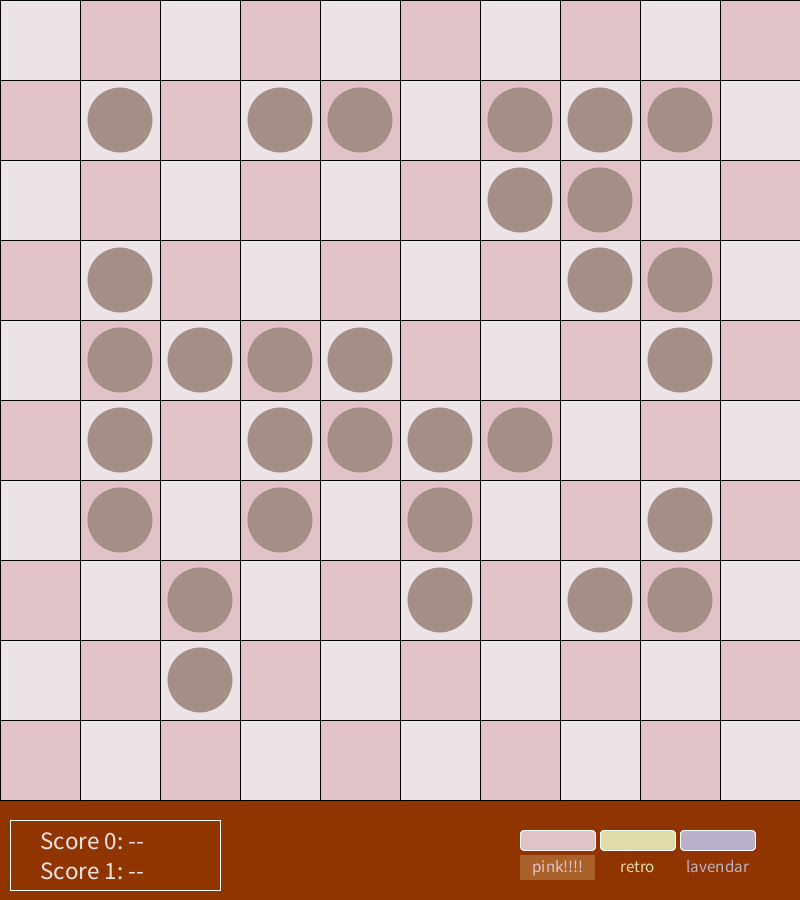
Frame 1 (no input)
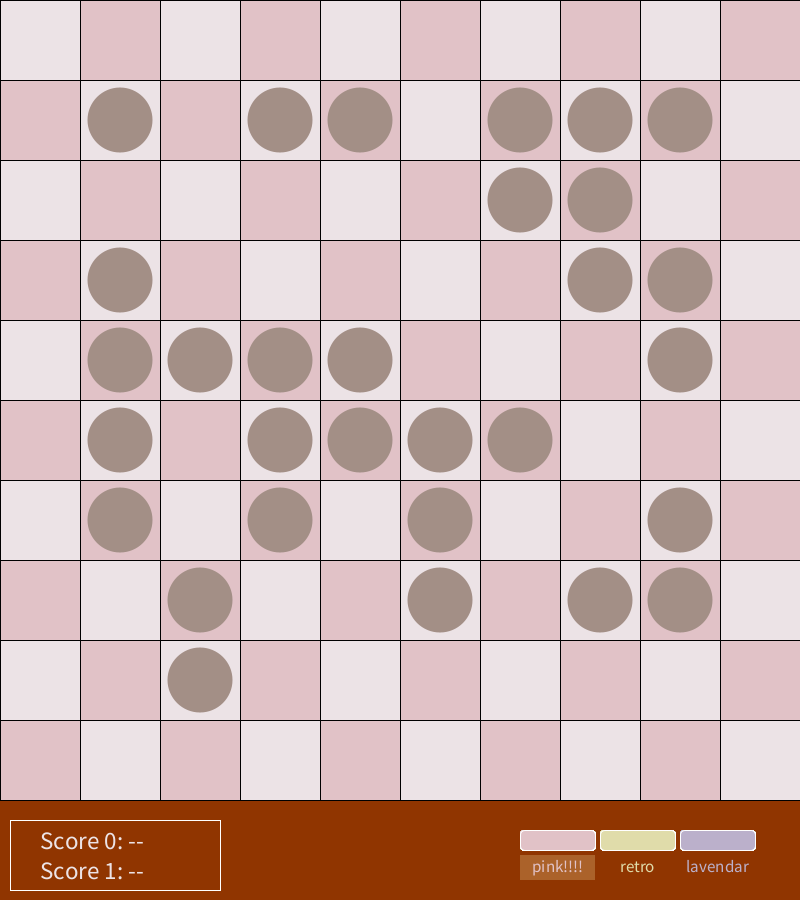
Frame 60 (the mouse pressed at the canvas centre just before this capture)
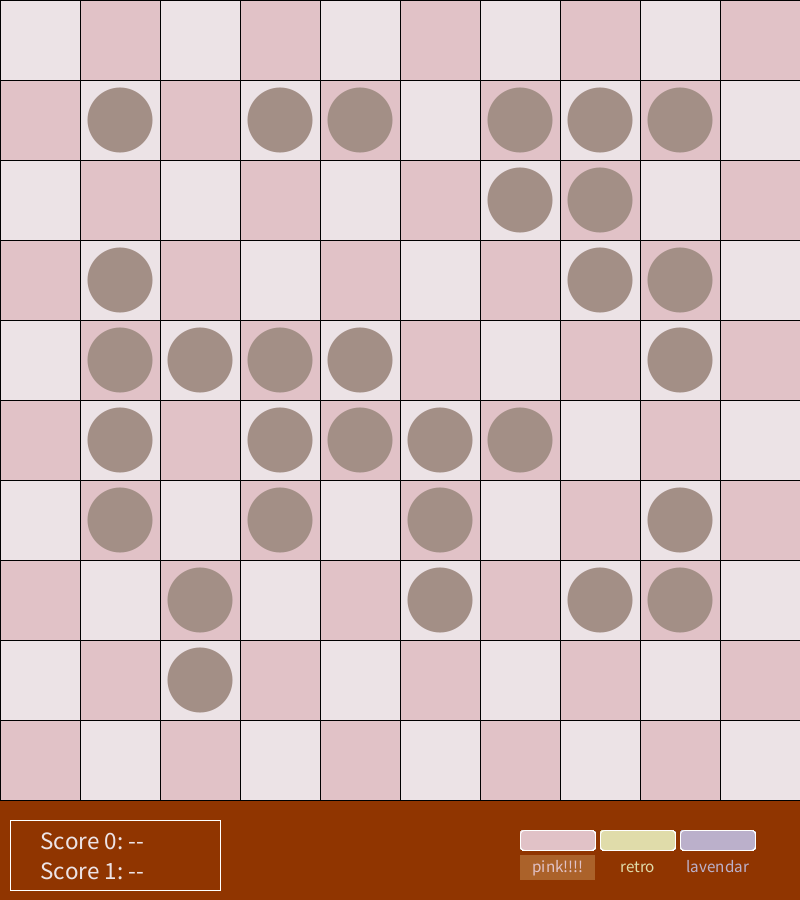
Frame 120 (the mouse held since frame 60 and released just before this capture)

The Processing sketch that drew these frames (run headless with seeded random() and noise(); from frame 60 on, the mouse is pressed at the canvas centre):

// Processing sketch: gremlin_game_by_meg
// ── gremlin_game_by_meg.pde
int mode = 0; // 0 = none, 1 = one gremlin, 2 = two player gremlin, 3 = play against comp gremlin
boolean running = false;

int GREMLIN_0 = 0;
int GREMLIN_1 = 1;
int FOOD = 2;
int GROUND = 3;

int NUM_TRACTS = 10;
int FOOD_DENSITY = 30;

Gremlin Gremlin_0;
Gremlin Gremlin_1;  
Grid[][] grid;

//color combos:

color GREMLIN_0_COLOR = #8795A0;
color GREMLIN_1_COLOR = #9D93b5;
color FOOD_COLOR = #A38F86 ;
color GROUND_0_COLOR = #ECE3E6;
color GROUND_1_COLOR = #E1C2C7;


int colorMode = 0;

cellObjects cellObj;

void setup(){
  background(#903500);
  size(800, 900);
  // Instantiate the cellObjects class
  cellObj = new cellObjects(FOOD_DENSITY);
  dashboardSet();
  colorDash();
}

void draw(){
  cellObj.display();
  colorDash();
}

void generateComp(){
  int axis = int(random(0,2));
  int choose = int(random(0,2));
  if (choose == 0){
    Gremlin_1.action(axis,-1);  
  }
  else if (choose == 1){
    Gremlin_1.action(axis,1);
  }
}

void dashboardSet(){
  fill(#903500);
  stroke(255);
  rect(10, height - 80, 210, 70);
  textSize(25);
  fill(GROUND_0_COLOR);
  textAlign(LEFT, CENTER);    
  text("Score 0: --", width / (NUM_TRACTS*2), height - 60);
  text("Score 1: --",width / (NUM_TRACTS*2), height - 30);
}

  void dashboard(Gremlin gremlin0, Gremlin gremlin1) {
    fill(#903500);
    stroke(255);
    rect(10, height -80, 210,70);
    textSize(25);
    fill(GROUND_0_COLOR);
    textAlign(LEFT, CENTER);
    text("Score 0: " + gremlin0.score, width / (NUM_TRACTS*2), height - 60);
    if (mode != 1) {
      text("Score 1: " + gremlin1.score, width / (NUM_TRACTS*2), height - 30);
    } 
    else {
      text("Score 1: --", width / (NUM_TRACTS*2), height - 40);
    }
  }
  
  void colorDash(){
    noStroke();
    int w = (width/NUM_TRACTS)-5;
    if (colorMode == 0) {
      fill(#903500);
      rect(6.5 * width / NUM_TRACTS, height - 45, 300, 25);
      fill(#fff3b0,61); // Highlight color
      rect(6.5 * width / NUM_TRACTS, height - 45, w, 25);
    } 
    else if (colorMode == 1) {
      fill(#903500);
      rect(6.5 * width / NUM_TRACTS, height - 45, 300, 25);
      fill(#fff3b0,61); // Highlight color
      rect(7.5 * width / NUM_TRACTS, height - 45, w, 25);
    } 
    else if (colorMode == 2) {
      fill(#903500);
      rect(6.5 * width / NUM_TRACTS, height - 45, 300, 25);
      fill(#fff3b0,61); // Highlight color
      rect(8.5 * width / NUM_TRACTS, height - 45, w, 25);
    }
    stroke(255);
    fill(#E1C2C7);
    textSize(17);
    rect(6.5*width/NUM_TRACTS,height-70,w, 20,5);
    textAlign(CENTER,TOP);
    text("pink!!!!", (6.5*width/NUM_TRACTS) + (0.5*w),height-40);
    fill(#e0dcaa);
    rect((7.5*width/NUM_TRACTS),height-70,w, 20,5);
    text("retro", (7.5*width/NUM_TRACTS)+(0.5*w),height-40);
    fill(#bbb0cb);
    rect((8.5*width/NUM_TRACTS),height-70,w, 20,5);
    text("lavendar", (8.5*width/NUM_TRACTS)+(0.5*w),height-40);

  }
  
  
void keyPressed(){
  if (key == 'r'){
    cellObj.instantiater(0);
    cellObj.instantiater(FOOD_DENSITY);
    running = false;
  }
  else if (key == ' '){
    running = !running;
    println("running: " + running);
  }
  else if (key == '1'){
    running = false;
    mode = 1;
    cellObj.spawn(mode);
    println("mode1 -- gremlin");
  }
  else if (key == '2'){
    running = false;
    mode = 2;
    cellObj.spawn(mode);
    println("mode2 -- gremlin v gremlin");
  }
  else if (key == '3'){
    running = false;
    mode = 3;
    cellObj.spawn(mode);
    println("mode3 -- gremlin v comp");
  }
  else if (keyCode == UP){
    if (mode == 1){
      Gremlin_0.action(1,-1);
    }
    else if (mode == 2){
      Gremlin_1.action(1,-1);
    }
    else if (mode == 3){
      Gremlin_0.action(1,-1);
      generateComp();
    }
    dashboard(Gremlin_0, Gremlin_1);
  }
  else if (keyCode == DOWN){
    if (mode == 1){
      Gremlin_0.action(1,1);
    }
    else if (mode == 2){
      Gremlin_1.action(1,1);
    }
    else if (mode == 3){
      Gremlin_0.action(1,1);
      generateComp();
    }
    dashboard(Gremlin_0, Gremlin_1);
  }
  else if (keyCode == RIGHT){
    if (mode == 1){
      Gremlin_0.action(0,1);
    }
    else if (mode == 2){
      Gremlin_1.action(0,1);
    }
    else if (mode == 3){
      Gremlin_0.action(0,1);
      generateComp();
    }
    dashboard(Gremlin_0, Gremlin_1);
  }
  else if (keyCode == LEFT){
    if (mode == 1){
      Gremlin_0.action(0,-1);
    }
    else if (mode == 2){
      Gremlin_1.action(0,-1);
    }
    else if (mode == 3){
      Gremlin_0.action(0,-1);
      generateComp();
    }
    dashboard(Gremlin_0, Gremlin_1);
  }
  else if (key == 'w'){
    if (mode != 3){
      Gremlin_0.action(1,-1);
    }
    else if (mode == 3){
      Gremlin_0.action(1,-1);
      generateComp();
    }
    dashboard(Gremlin_0, Gremlin_1);
  }
  else if (key == 's'){
    if (mode != 3){
      Gremlin_0.action(1,1);
    }
    else if (mode == 3){
      Gremlin_0.action(1,1);
      generateComp();
    }
    dashboard(Gremlin_0, Gremlin_1);
  }
  else if (key == 'a'){
    if (mode != 3){
      Gremlin_0.action(0,-1);
    }
    else if (mode == 3){
      Gremlin_0.action(0,-1);
      generateComp();
    }
    dashboard(Gremlin_0, Gremlin_1);
  }
  else if (key == 'd'){
    if (mode != 3){
      Gremlin_0.action(0,1);
    }
    else if (mode == 3){
      Gremlin_0.action(0,1);
      generateComp();
    }
    dashboard(Gremlin_0, Gremlin_1);
  }
  
  else if (key == 'c'){
    if (colorMode == 0){
      colorMode++;
          GREMLIN_0_COLOR = #413315;
    GREMLIN_1_COLOR = #b78d31;
    FOOD_COLOR = #8b5633;
    GROUND_0_COLOR = #cce3c2;
    GROUND_1_COLOR = #e0dcaa;

    }
    else if (colorMode == 1){
      colorMode++;
    GREMLIN_0_COLOR = #bad6da;
    GREMLIN_1_COLOR = #e9c5c5;
    FOOD_COLOR = #f3edbd;
    GROUND_0_COLOR = #b6c687;
    GROUND_1_COLOR = #bbb0cb;
    }
    else if (colorMode == 2){
      colorMode = 0;
    GREMLIN_0_COLOR = #8795A0;
    GREMLIN_1_COLOR = #9D93b5;
    FOOD_COLOR = #A38F86 ;
    GROUND_0_COLOR = #ECE3E6;
    GROUND_1_COLOR = #E1C2C7;
    }
    colorDash();
  }
}

// ── Food.pde
class Food {
  boolean exist;
  int timeLeft;
  int sqSize = width/NUM_TRACTS; //size
  int x;
  int y;
  
  Food(int _x, int _y){
    x = _x;
    y = _y;
    grid[x][y] = new Grid(x,y, sqSize, GROUND);

  }

  void timeInstantiate(){
    timeLeft = int(random(20,30));
  }
  
  void timeTrack(){
    if (timeLeft > 0){
      timeLeft --;
    }
    timeLeft = 0;
      
  }
  
  
  
  
  
  
  
}

// ── Gremlin.pde
class Gremlin {
  
  int score;
  boolean player;
  int playerNum;
  
  int x, y;
  
  int rows = NUM_TRACTS;
  int cols = NUM_TRACTS;
  
  Gremlin(int posX, int posY, int plyrNum, boolean plyr){ //true = human; false = comp
    score = 0;
    playerNum = plyrNum;
    grid[posY][posX].state = playerNum;
    x = posX;
    y = posY;
    player = plyr;
    println ("Gremlin "+playerNum+" created");
  }
  
    void display(){
    for (int r = 0; r < rows; r++){
      for (int c = 0; c < cols; c ++){
        if (grid[r][c] != null){
          grid[r][c].display();   
        }
      }
    }
  } //display -- calls to display grid
      
  void action(int axis, int change){ //axis 0 = horizontal, axis 1 = vertical
    if (axis == 1) { 
      int tempY = y + change;
      if (tempY >= 0 && tempY < rows) {
        if (grid[tempY][x].state == FOOD) {
          score += 1;
          println("Gremlin "+playerNum+" scored 1 pt -- score: "+score);
        }
        grid[tempY][x].state = playerNum;
        grid[y][x].state = GROUND;
        y = tempY;
        println("Gremlin "+playerNum+" moved "+change+" vertically");
      }
    }
    else if (axis == 0) {
      int tempX = x + change;
      if (tempX >= 0 && tempX < cols) {
        if (grid[y][tempX].state == FOOD) {
          score += 1;
          println("Gremlin "+playerNum+" scored 1 pt -- score: "+score);
        }
        grid[y][tempX].state = playerNum;
        grid[y][x].state = GROUND;
        x = tempX;
        println("Gremlin "+playerNum+" moved "+change+" horizontally");
      }
    }
    display();
  }
  }
  
  
  
  

  
  
  
  
  

// ── Grid.pde
class Grid {
  int size;
  int sqX, sqY;
  int state;
  int nextState;
  
  Grid (int x, int y, int sz, int st){
    sqX = x;
    sqY = y;
    size = sz;
    state = st;
  } //constructor
  
  int floorColor;
  void makeFloor(){
    if ((sqX / size + sqY / size) % 2 == 0){
      fill(GROUND_0_COLOR);
      floorColor = 1;
    }
    else{
      fill(GROUND_1_COLOR);
      floorColor = 0;
    }
    square(sqX, sqY, size);
    noFill();
  }
  
  void display(){
     stroke(0);
     makeFloor();
     noStroke();
     if (state == GREMLIN_0){
       fill(GREMLIN_0_COLOR);
       circle(sqX + (size/2), sqY + (size/2), size-7);
     }
     else if (state == GREMLIN_1){
       fill(GREMLIN_1_COLOR);
       circle(sqX + (size/2), sqY + (size/2), size-7);

     }
     else if (state == FOOD){
       fill(FOOD_COLOR);
       circle(sqX + (size/2), sqY + (size/2), size-15);
     }
     else if (state == GROUND){
       noFill();
       circle(sqX + (size/2), sqY + (size/2), size-15);
     }
     noFill();
  } //display -- a square w/ colored circle on top
  
} //Grid class

// ── cellObjects.pde
class cellObjects{
  
  
  int rows = NUM_TRACTS;
  int cols = NUM_TRACTS;
  
  cellObjects(int foodDensity){
    grid = new Grid[rows][cols];
    instantiater(foodDensity);
  }
  
  void putFoodIn(int foodAmt){
    //instantiates food
    float amt = (foodAmt * 0.01)*(rows*cols); //# of objs to take up for food
    int counter = 0;  
    while (counter < amt){
      int x = int(random(0,NUM_TRACTS));
      int y = int (random(0, NUM_TRACTS));
      if (grid[y][x].state != FOOD && x > 0 && x < cols - 1 && y > 0 && y < rows - 1){
        grid[y][x].state = FOOD;
        counter++;
        println("grid(" + x + ", " + y + ") is food -- " + counter + "/" + int(amt + 1));
      }
    }    
  }
  
  void spawn(int mode){
    instantiater(FOOD_DENSITY);    
    if (mode == 1){
      Gremlin_0 = new Gremlin(0, cols-1,GREMLIN_0,true);
      Gremlin_0.display();
    }
    if (mode == 2){
      Gremlin_0 = new Gremlin(0, cols-1,GREMLIN_0,true);
      Gremlin_1 = new Gremlin(rows-1, 0,GREMLIN_1,true);
      Gremlin_0.display();
      Gremlin_1.display();
    }
    if (mode == 3){
      Gremlin_0 = new Gremlin(0, cols-1,GREMLIN_0,true);
      Gremlin_1 = new Gremlin(rows-1, 0,GREMLIN_1,false);
      Gremlin_0.display();
      Gremlin_1.display();
    }  
  }
  
  void instantiater (int foodAmt){
    for (int r = 0; r < rows; r++){
      for (int c = 0; c < cols; c ++){
        int sqSize = width/cols; //size
        int xPl = sqSize * c; //x place calc
        int yPl = sqSize * r; //y place calc
        grid[r][c] = new Grid(xPl, yPl, sqSize, GROUND);

      }
    }
    putFoodIn(foodAmt);
  } //instantiater 
  
  
  void display(){
    for (int r = 0; r < rows; r++){
      for (int c = 0; c < cols; c ++){
        if (grid[r][c] != null){
          grid[r][c].display();   
        }
      }
    }
  } //display -- calls to display grid
}
